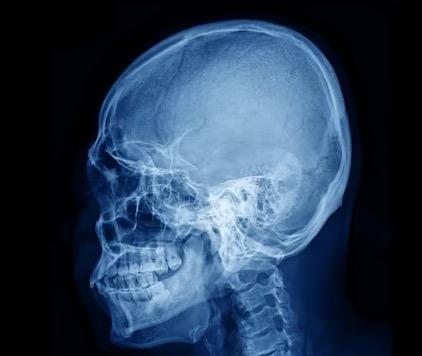
#> input picture Task_3/skull.jpg, 422 x 356 px
$ python 3_c.py
#> lines starting #> are read from the running program, lines starting #| are printed output that depends on the picture; after the words box and inside, x2 and y2 are one past the last pixel; in counts of white or black regions, pixels touching at a corner belong together
import numpy as np
import matplotlib.pyplot as plt
import random


def convert_to_gray(image):
    if len(image.shape) == 2:
        return image
    gray_image = np.mean(image, axis=2).astype(np.uint8)
    return gray_image


def add_salt_peper_noise(image, noise_percentage):
    noise = noise_percentage / 100
    noisy_image = image.copy()
    row = noisy_image.shape[0]
    column = noisy_image.shape[1]
    total_pixels = row * column
    noise_pixels = int(noise * total_pixels)
    for i in range(noise_pixels):
        random_row_in_original_image = random.randint(0, row - 1)
        random_col_in_original_image = random.randint(0, column - 1)
        noisy_image[random_row_in_original_image][random_col_in_original_image] = random.choice([0, 255])
    return noisy_image


def harmonic_mean_filter(noisy_image, kernel_size):
    filtered_image = np.zeros_like(noisy_image)
    pad_size = kernel_size // 2
    starting_row = 0 + pad_size
    starting_col = 0 + pad_size
    ending_row = filtered_image.shape[0] - pad_size
    ending_col = filtered_image.shape[1] - pad_size

    for i in range(starting_row, ending_row):
        for j in range(starting_col, ending_col):
            window = noisy_image[i - pad_size:i + pad_size + 1, j - pad_size:j + pad_size + 1]
            #Handle zero values by setting them to a small positive value.
            window[window == 0] = 0.01
            num_zeros = np.count_nonzero(window == 0)
            if num_zeros == 0:
                # Calculate the reciprocal of the window.
                reciprocal_window = 1.0 / window
                # Calculate the harmonic mean of the window.
                harmonic_mean = (kernel_size * kernel_size) / np.sum(reciprocal_window)
                # Set the filtered pixel value to the harmonic mean.
                filtered_image[i][j] = harmonic_mean
                # print("if")
            else:
                # If there is a divide-by-zero error, set the filtered pixel value to 0.
                # print("else")
                filtered_image[i][j] = 0
    return filtered_image

def geometric_mean_filter(noisy_image, kernel_size):
    height, width = noisy_image.shape
    filtered_image = np.zeros_like(noisy_image, dtype=np.float64)
    pad_size = kernel_size // 2

    for i in range(height):
        for j in range(width):
            pixel, count = 1, 0
            for m in range(-pad_size, pad_size + 1, 1):
                for n in range(-pad_size, pad_size + 1, 1):
                    if (i + m >= 0 and i + m < height and j + n >= 0 and j + n < width):
                        if (noisy_image[i + m, j + n] != 0):
                            count += 1
                            pixel = pixel * int(noisy_image[i + m, j + n])
            count = 1 if count == 0 else count
            filtered_image[i][j] = pixel ** (1 / count)
    return filtered_image

def cal_psnr(original_image, noisy_image):
    original_image = original_image.astype(np.float64)
    noisy_image = noisy_image.astype(np.float64)
    mse = np.mean((original_image - noisy_image) ** 2)
    max_pixel_value = 255
    psnr = 20 * np.log10(max_pixel_value) - 10 * np.log10(mse)
    return psnr


rgb_image = plt.imread('skull.jpg')
#> rgb_image is the input picture: shape (356, 422, 3); mean R, G, B 41.2, 61.7, 85.4
gray_image = convert_to_gray(rgb_image)
#> in convert_to_gray, `gray_image = np.mean(image, axis=2).astype(np.uint8)`:
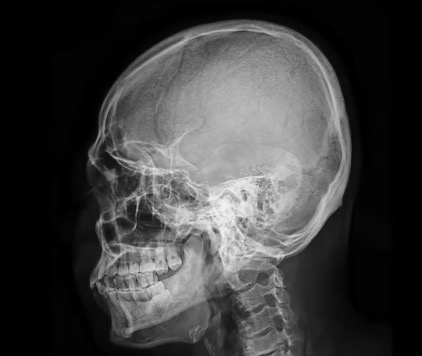
#> gray_image: shape (356, 422); min 0, max 243, mean 62.5
noise_percentage = 1
noisy_image = add_salt_peper_noise(gray_image, noise_percentage)
#> after the loop in add_salt_peper_noise, `for i in range(noise_pixels):`:
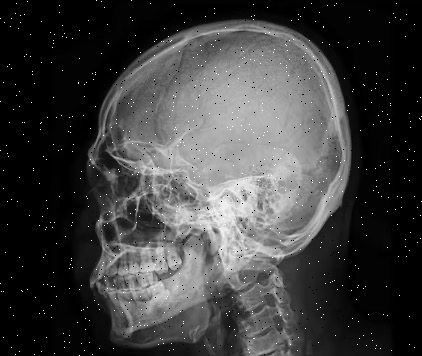
#> noisy_image: shape (356, 422); 0.87% of pixels changed, all inside (x1, y1, x2, y2) = (0, 0, 422, 356)
noise_psnr = cal_psnr(gray_image, noisy_image)
#> in cal_psnr, `mse = np.mean((original_image - noisy_image) ** 2)`: mse = 258.4
#> in cal_psnr, `psnr = 20 * np.log10(max_pixel_value) - 10 * np.log10(mse)`: psnr = 24.01
#> noise_psnr = 24.01
kernel_size = 3
harmonic_mean_filtered_image = harmonic_mean_filter(noisy_image, kernel_size)
#> after the loop in harmonic_mean_filter, `for i in range(starting_row, ending_row):`:
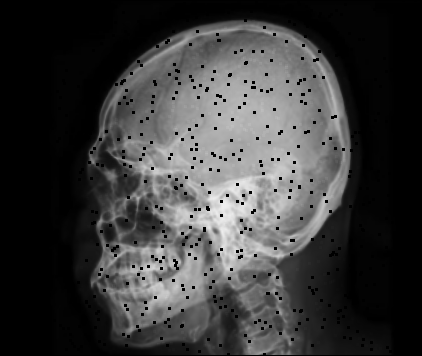
#> filtered_image: shape (356, 422); min 0, max 240, mean 59
harmonic_psnr = cal_psnr(gray_image, harmonic_mean_filtered_image)
#> harmonic_psnr = 21.97
geometric_mean_filtered_image = geometric_mean_filter(noisy_image, kernel_size)
geometric_psnr = cal_psnr(gray_image, geometric_mean_filtered_image)
#> geometric_psnr = 20.12

plt.figure(figsize=(8, 8))
plt.subplot(2, 2, 1)
plt.imshow(gray_image, cmap='gray')
plt.title('Original Image')
plt.subplot(2, 2, 2)
plt.imshow(noisy_image, cmap='gray')
plt.title(f'Noisy Image\nPSNR {noise_psnr:.2f} dB')
plt.subplot(2, 2, 3)
plt.imshow(harmonic_mean_filtered_image, cmap='gray')
plt.title(f'Harmonic Mean Filter using {kernel_size} by {kernel_size} kernel\nPSNR {harmonic_psnr:.2f} dB')
plt.subplot(2, 2, 4)
plt.imshow(geometric_mean_filtered_image, cmap='gray')
plt.title(f'Geometric Mean Filter using {kernel_size} by {kernel_size} kernel\nPSNR {geometric_psnr:.2f} dB')

plt.tight_layout()
plt.show()
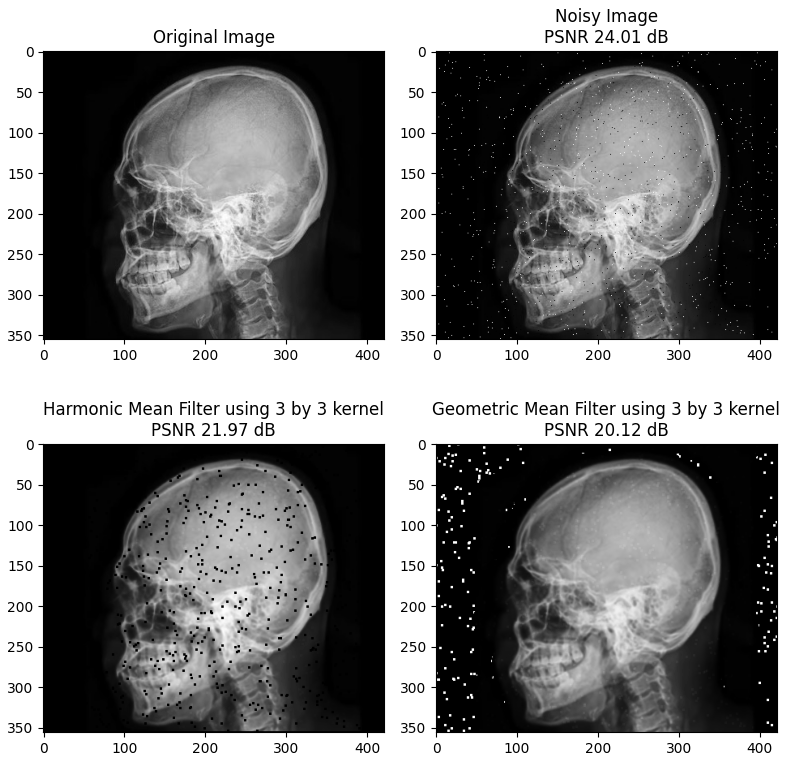
#> figure drawn by matplotlib, 4 panels

$ run again, with Task_3/cat.jpg copied over Task_3/skull.jpg
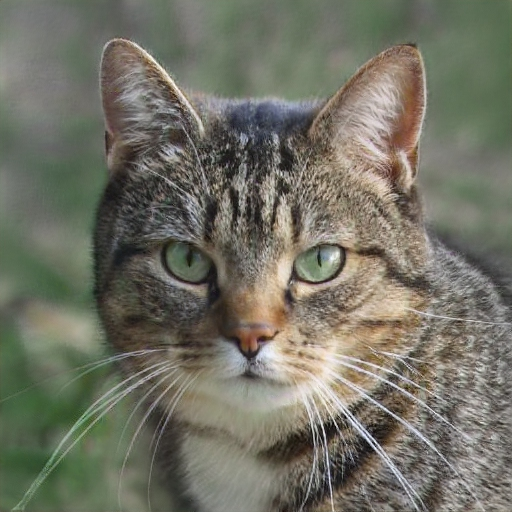
#> input picture Task_3/cat.jpg, 512 x 512 px
#> rgb_image is the input picture: shape (512, 512, 3); mean R, G, B 113.7, 113.4, 100.5
#> after the loop in add_salt_peper_noise, `for i in range(noise_pixels):`:
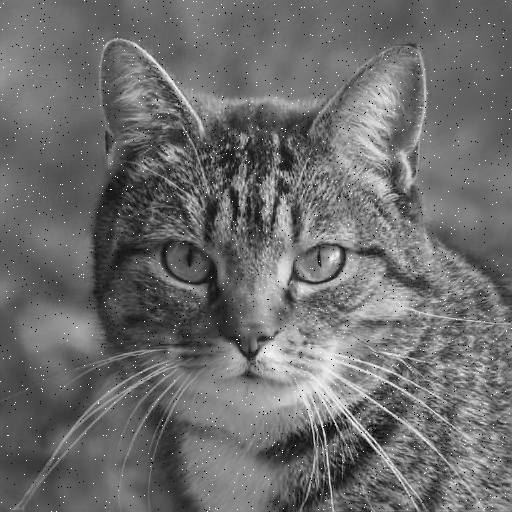
#> noisy_image: shape (512, 512); min 0, max 255, mean 109
#> mse = 176.2
#> psnr = 25.67
#> harmonic_psnr = 19.4
#> geometric_psnr = 28.95
#> `plt.show()`:
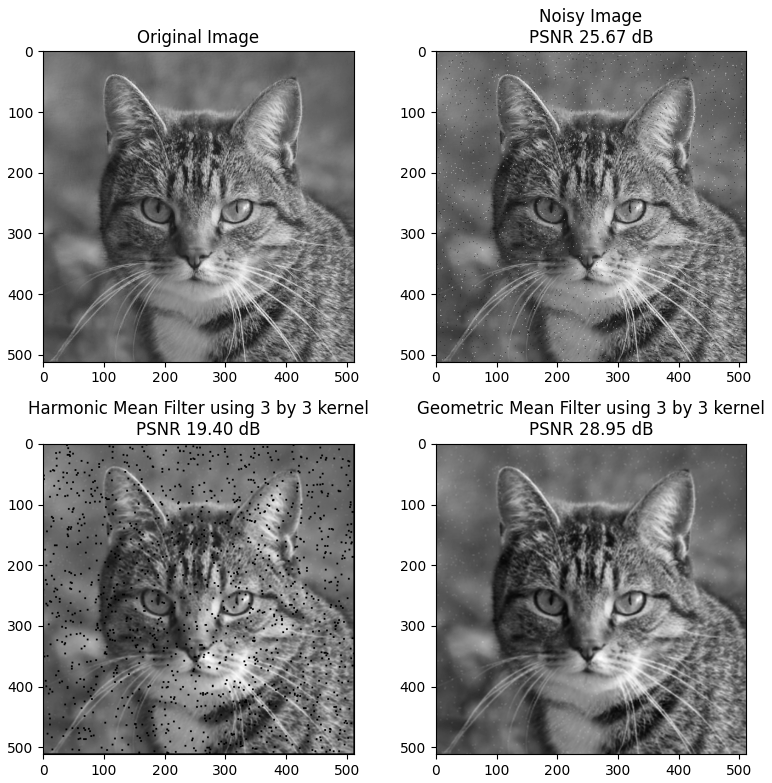
#> figure drawn by matplotlib, 4 panels
